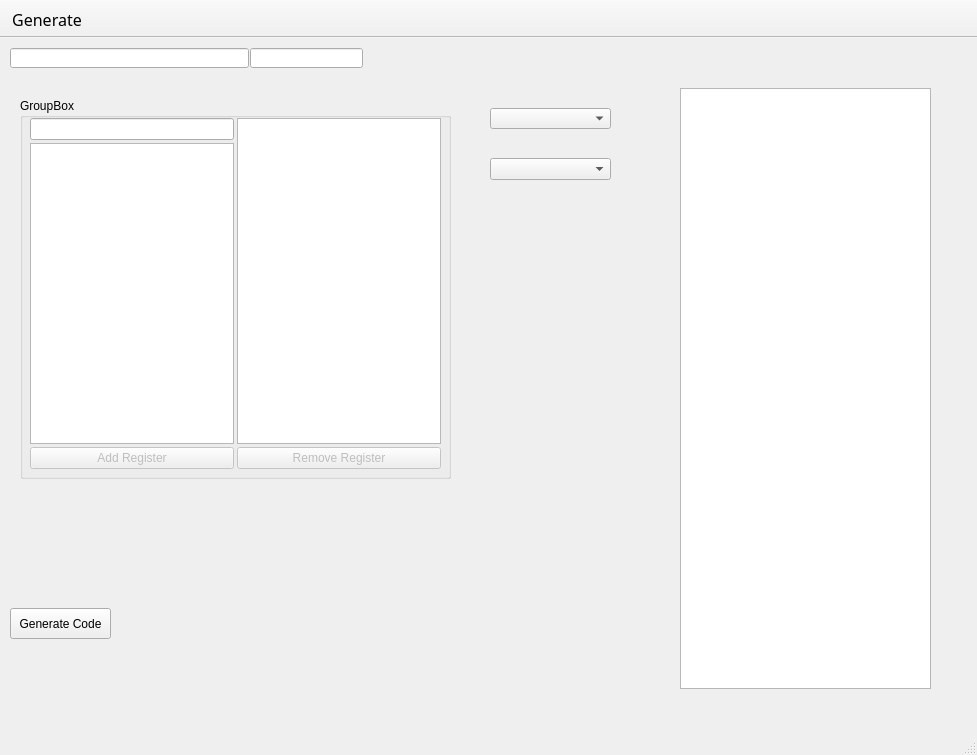
<?xml version="1.0" encoding="UTF-8"?>
<ui version="4.0">
 <class>MainWindow</class>
 <widget class="QMainWindow" name="MainWindow">
  <property name="windowModality">
   <enum>Qt::NonModal</enum>
  </property>
  <property name="enabled">
   <bool>true</bool>
  </property>
  <property name="geometry">
   <rect>
    <x>0</x>
    <y>0</y>
    <width>977</width>
    <height>755</height>
   </rect>
  </property>
  <property name="font">
   <font>
    <weight>50</weight>
    <bold>false</bold>
   </font>
  </property>
  <property name="contextMenuPolicy">
   <enum>Qt::DefaultContextMenu</enum>
  </property>
  <property name="windowTitle">
   <string>MainWindow</string>
  </property>
  <widget class="QWidget" name="Tabs">
   <widget class="QLineEdit" name="LE_ScriptName">
    <property name="geometry">
     <rect>
      <x>10</x>
      <y>10</y>
      <width>239</width>
      <height>20</height>
     </rect>
    </property>
   </widget>
   <widget class="QPushButton" name="pushButton">
    <property name="geometry">
     <rect>
      <x>10</x>
      <y>570</y>
      <width>101</width>
      <height>31</height>
     </rect>
    </property>
    <property name="text">
     <string>Generate Code</string>
    </property>
    <property name="checkable">
     <bool>false</bool>
    </property>
    <property name="autoRepeatDelay">
     <number>3000</number>
    </property>
    <property name="autoRepeatInterval">
     <number>1000</number>
    </property>
    <property name="autoDefault">
     <bool>false</bool>
    </property>
    <property name="default">
     <bool>false</bool>
    </property>
   </widget>
   <widget class="QTextEdit" name="textEditDebug">
    <property name="geometry">
     <rect>
      <x>680</x>
      <y>50</y>
      <width>251</width>
      <height>601</height>
     </rect>
    </property>
   </widget>
   <widget class="QGroupBox" name="groupBox">
    <property name="geometry">
     <rect>
      <x>20</x>
      <y>60</y>
      <width>431</width>
      <height>381</height>
     </rect>
    </property>
    <property name="title">
     <string>GroupBox</string>
    </property>
    <widget class="QWidget" name="horizontalLayoutWidget">
     <property name="geometry">
      <rect>
       <x>10</x>
       <y>20</y>
       <width>411</width>
       <height>351</height>
      </rect>
     </property>
     <layout class="QHBoxLayout" name="horizontalLayout">
      <property name="spacing">
       <number>3</number>
      </property>
      <property name="sizeConstraint">
       <enum>QLayout::SetMaximumSize</enum>
      </property>
      <property name="leftMargin">
       <number>0</number>
      </property>
      <property name="topMargin">
       <number>0</number>
      </property>
      <property name="rightMargin">
       <number>0</number>
      </property>
      <item>
       <layout class="QVBoxLayout" name="verticalLayout">
        <property name="spacing">
         <number>3</number>
        </property>
        <item>
         <widget class="QLineEdit" name="LE_FunctionName"/>
        </item>
        <item>
         <widget class="QListWidget" name="LW_StaticRegisters">
          <property name="focusPolicy">
           <enum>Qt::StrongFocus</enum>
          </property>
          <property name="autoScroll">
           <bool>false</bool>
          </property>
          <property name="editTriggers">
           <set>QAbstractItemView::NoEditTriggers</set>
          </property>
          <property name="showDropIndicator" stdset="0">
           <bool>true</bool>
          </property>
          <property name="selectionMode">
           <enum>QAbstractItemView::SingleSelection</enum>
          </property>
          <property name="selectionBehavior">
           <enum>QAbstractItemView::SelectRows</enum>
          </property>
          <property name="textElideMode">
           <enum>Qt::ElideRight</enum>
          </property>
          <property name="movement">
           <enum>QListView::Static</enum>
          </property>
          <property name="isWrapping" stdset="0">
           <bool>false</bool>
          </property>
          <property name="resizeMode">
           <enum>QListView::Fixed</enum>
          </property>
          <property name="layoutMode">
           <enum>QListView::SinglePass</enum>
          </property>
          <property name="spacing">
           <number>0</number>
          </property>
          <property name="viewMode">
           <enum>QListView::ListMode</enum>
          </property>
          <property name="wordWrap">
           <bool>false</bool>
          </property>
          <property name="selectionRectVisible">
           <bool>false</bool>
          </property>
         </widget>
        </item>
        <item>
         <widget class="QPushButton" name="PB_AddRegister">
          <property name="enabled">
           <bool>false</bool>
          </property>
          <property name="text">
           <string>Add Register</string>
          </property>
          <property name="shortcut">
           <string>Return</string>
          </property>
          <property name="autoDefault">
           <bool>true</bool>
          </property>
          <property name="default">
           <bool>true</bool>
          </property>
          <property name="flat">
           <bool>false</bool>
          </property>
         </widget>
        </item>
       </layout>
      </item>
      <item>
       <layout class="QVBoxLayout" name="verticalLayout_2">
        <property name="spacing">
         <number>3</number>
        </property>
        <item>
         <widget class="QTableWidget" name="TW_AddedRegisters">
          <property name="enabled">
           <bool>true</bool>
          </property>
          <property name="tabletTracking">
           <bool>false</bool>
          </property>
          <property name="focusPolicy">
           <enum>Qt::NoFocus</enum>
          </property>
          <property name="autoFillBackground">
           <bool>true</bool>
          </property>
          <property name="styleSheet">
           <string notr="true">QTableWidget
{
	selection-background-color: qlineargradient(spread:reflect, x1:1, y1:0, x2:1, y2:1, stop:0.397727 rgba(163, 0, 0, 47), stop:1 rgba(255, 255, 255, 255));
	selection-color: rgb(0, 0, 0);

}</string>
          </property>
          <property name="frameShape">
           <enum>QFrame::StyledPanel</enum>
          </property>
          <property name="frameShadow">
           <enum>QFrame::Sunken</enum>
          </property>
          <property name="lineWidth">
           <number>1</number>
          </property>
          <property name="verticalScrollBarPolicy">
           <enum>Qt::ScrollBarAlwaysOff</enum>
          </property>
          <property name="horizontalScrollBarPolicy">
           <enum>Qt::ScrollBarAlwaysOff</enum>
          </property>
          <property name="sizeAdjustPolicy">
           <enum>QAbstractScrollArea::AdjustIgnored</enum>
          </property>
          <property name="autoScroll">
           <bool>false</bool>
          </property>
          <property name="autoScrollMargin">
           <number>1</number>
          </property>
          <property name="editTriggers">
           <set>QAbstractItemView::NoEditTriggers</set>
          </property>
          <property name="tabKeyNavigation">
           <bool>false</bool>
          </property>
          <property name="showDropIndicator" stdset="0">
           <bool>false</bool>
          </property>
          <property name="dragEnabled">
           <bool>false</bool>
          </property>
          <property name="dragDropOverwriteMode">
           <bool>true</bool>
          </property>
          <property name="dragDropMode">
           <enum>QAbstractItemView::NoDragDrop</enum>
          </property>
          <property name="alternatingRowColors">
           <bool>true</bool>
          </property>
          <property name="selectionMode">
           <enum>QAbstractItemView::SingleSelection</enum>
          </property>
          <property name="selectionBehavior">
           <enum>QAbstractItemView::SelectRows</enum>
          </property>
          <property name="verticalScrollMode">
           <enum>QAbstractItemView::ScrollPerPixel</enum>
          </property>
          <property name="horizontalScrollMode">
           <enum>QAbstractItemView::ScrollPerPixel</enum>
          </property>
          <property name="showGrid">
           <bool>true</bool>
          </property>
          <property name="gridStyle">
           <enum>Qt::SolidLine</enum>
          </property>
          <property name="sortingEnabled">
           <bool>false</bool>
          </property>
          <property name="cornerButtonEnabled">
           <bool>false</bool>
          </property>
          <attribute name="horizontalHeaderVisible">
           <bool>false</bool>
          </attribute>
          <attribute name="horizontalHeaderCascadingSectionResizes">
           <bool>false</bool>
          </attribute>
          <attribute name="horizontalHeaderMinimumSectionSize">
           <number>100</number>
          </attribute>
          <attribute name="horizontalHeaderDefaultSectionSize">
           <number>100</number>
          </attribute>
          <attribute name="horizontalHeaderHighlightSections">
           <bool>false</bool>
          </attribute>
          <attribute name="horizontalHeaderShowSortIndicator" stdset="0">
           <bool>false</bool>
          </attribute>
          <attribute name="horizontalHeaderStretchLastSection">
           <bool>false</bool>
          </attribute>
          <attribute name="verticalHeaderVisible">
           <bool>false</bool>
          </attribute>
          <attribute name="verticalHeaderMinimumSectionSize">
           <number>20</number>
          </attribute>
          <attribute name="verticalHeaderDefaultSectionSize">
           <number>20</number>
          </attribute>
          <attribute name="verticalHeaderHighlightSections">
           <bool>false</bool>
          </attribute>
          <attribute name="verticalHeaderShowSortIndicator" stdset="0">
           <bool>false</bool>
          </attribute>
          <attribute name="verticalHeaderStretchLastSection">
           <bool>false</bool>
          </attribute>
          <column>
           <property name="text">
            <string>Register</string>
           </property>
          </column>
          <column>
           <property name="text">
            <string>Function</string>
           </property>
          </column>
         </widget>
        </item>
        <item>
         <widget class="QPushButton" name="PB_RemoveRegister">
          <property name="enabled">
           <bool>false</bool>
          </property>
          <property name="text">
           <string>Remove Register</string>
          </property>
          <property name="shortcut">
           <string>Del</string>
          </property>
          <property name="checkable">
           <bool>false</bool>
          </property>
          <property name="checked">
           <bool>false</bool>
          </property>
          <property name="autoDefault">
           <bool>true</bool>
          </property>
          <property name="default">
           <bool>true</bool>
          </property>
         </widget>
        </item>
       </layout>
      </item>
     </layout>
    </widget>
   </widget>
   <widget class="QComboBox" name="CB_Scripts">
    <property name="geometry">
     <rect>
      <x>490</x>
      <y>70</y>
      <width>121</width>
      <height>21</height>
     </rect>
    </property>
   </widget>
   <widget class="QComboBox" name="CB_Classes">
    <property name="geometry">
     <rect>
      <x>490</x>
      <y>120</y>
      <width>121</width>
      <height>22</height>
     </rect>
    </property>
    <property name="maxVisibleItems">
     <number>100</number>
    </property>
   </widget>
   <widget class="QLineEdit" name="LE_SpellID">
    <property name="geometry">
     <rect>
      <x>250</x>
      <y>10</y>
      <width>113</width>
      <height>20</height>
     </rect>
    </property>
    <property name="maxLength">
     <number>10</number>
    </property>
   </widget>
  </widget>
  <widget class="QStatusBar" name="statusbar"/>
  <widget class="QMenuBar" name="menuBar">
   <property name="geometry">
    <rect>
     <x>0</x>
     <y>0</y>
     <width>977</width>
     <height>22</height>
    </rect>
   </property>
  </widget>
  <widget class="QToolBar" name="toolBar">
   <property name="enabled">
    <bool>true</bool>
   </property>
   <property name="font">
    <font>
     <family>Friz Quadrata Com</family>
     <pointsize>14</pointsize>
     <weight>50</weight>
     <italic>false</italic>
     <bold>false</bold>
    </font>
   </property>
   <property name="windowTitle">
    <string>toolBar</string>
   </property>
   <property name="movable">
    <bool>false</bool>
   </property>
   <attribute name="toolBarArea">
    <enum>TopToolBarArea</enum>
   </attribute>
   <attribute name="toolBarBreak">
    <bool>false</bool>
   </attribute>
   <addaction name="Generation"/>
  </widget>
  <action name="Generation">
   <property name="checkable">
    <bool>false</bool>
   </property>
   <property name="checked">
    <bool>false</bool>
   </property>
   <property name="enabled">
    <bool>true</bool>
   </property>
   <property name="text">
    <string>Generate</string>
   </property>
   <property name="toolTip">
    <string>Generate Code</string>
   </property>
   <property name="font">
    <font>
     <pointsize>12</pointsize>
    </font>
   </property>
   <property name="autoRepeat">
    <bool>true</bool>
   </property>
   <property name="visible">
    <bool>true</bool>
   </property>
  </action>
 </widget>
 <tabstops>
  <tabstop>pushButton</tabstop>
  <tabstop>textEditDebug</tabstop>
  <tabstop>LE_FunctionName</tabstop>
  <tabstop>PB_AddRegister</tabstop>
  <tabstop>PB_RemoveRegister</tabstop>
  <tabstop>LE_ScriptName</tabstop>
 </tabstops>
 <resources/>
 <connections/>
</ui>
